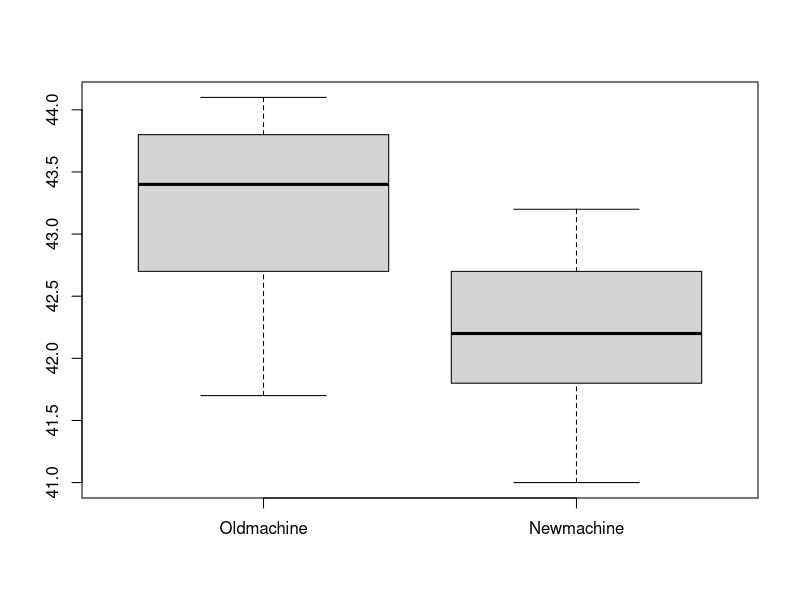

Write R code to recreate this figure.
## ---- chunk 1
knitr::opts_chunk$set(echo = TRUE)
setwd('/Users/lumizhang/Documents/sustech/biology/classes/Biostatistics/Homework/hw6')
## ---- chunk 2
machines <- as.data.frame(t(read.table('q2_table.txt', sep = '\t', row.names = 1)))
mean_old <- mean(machines$Oldmachine)
mean_new <- mean(machines$Newmachine)
var_old <- var(machines$Oldmachine)
var_new <- var(machines$Newmachine)
statistics <- data.frame(
  mean = c(mean_old, mean_new),
  variance = c(var_old, var_new)
)
rownames(statistics) <- c('Old', 'New')
statistics
## ---- chunk 3
boxplot(machines)
## ---- chunk 4
pt(-3.397, 18)
## ---- chunk 5
t.test(machines$Newmachine, machines$Oldmachine, alternative = "less")
## ---- chunk 6
anova <- data.frame(d.f. = c(2,9,11),
                    SS = c(17.04, 14.19, 31.23),
                    MS = c(17.04/2, 14.19/9, NA))
row.names(anova) <- c("Between", "Within", "Total")
anova
## ---- chunk 7
pf(5.404, 2, 9, lower.tail = F)
## ---- chunk 8
tar <- data.frame(
  BrandA = c(10.21,10.25,10.24,9.80,9.77,9.73),
  BrandB = c(11.32,11.20,11.40,10.50,10.68,10.90),
  BrandC = c(11.60,11.90,11.80,12.30,12.20,12.20)
)
## ---- chunk 9
# We need to melt the data to perform anova test
library(reshape2)
molten_tar <- melt(tar)
res <- aov(value~variable, data = molten_tar)
summary(res)
## ---- chunk 10
mean_a <- mean(tar$BrandA)
mean_b <- mean(tar$BrandB)
mean_c <- mean(tar$BrandC)
s2_a <- var(tar$BrandA)
s2_b <- var(tar$BrandB)
s2_c <- var(tar$BrandC)
s2_ab <- (5 * s2_a + 5 * s2_b)/10
s2_ac <- (5 * s2_a + 5 * s2_c)/10
s2_bc <- (5 * s2_b + 5 * s2_c)/10
t_ab <- (mean_a - mean_b)/sqrt(s2_ab * (1/6 + 1/6))
t_ac <- (mean_a - mean_c)/sqrt(s2_ac * (1/6 + 1/6))
t_bc <- (mean_b - mean_c)/sqrt(s2_bc * (1/6 + 1/6))
c(t_ab, t_ac, t_bc)
## ---- chunk 11
t_ab_msw <- (mean_a - mean_b)/sqrt(0.092 * (1/6 + 1/6))
t_ac_msw <- (mean_a - mean_c)/sqrt(0.092 * (1/6 + 1/6))
t_bc_msw <- (mean_b - mean_c)/sqrt(0.092 * (1/6 + 1/6))
c(t_ab_msw, t_ac_msw, t_bc_msw)
## ---- chunk 12
table <- data.frame(
  Comparison = c("A vs. B", "A vs. C", "B vs. C"),
  t_score = c(t_ab, t_ac, t_bc),
  p_value = c(pt(t_ab, 15) * 2, pt(t_ac, 15) * 2, pt(t_bc, 15) * 2),
  t_score_msw = c(t_ab_msw, t_ac_msw, t_bc_msw),
  p_value_msw = c(pt(t_ab_msw, 15) * 2, pt(t_ac_msw, 15) * 2, pt(t_bc_msw, 15) * 2),
  p_adj = c(pt(t_ab_msw, 15) * 2, pt(t_ac_msw, 15) * 2, pt(t_bc_msw, 15) * 2) * choose(3, 2)
)
table
## ---- chunk 13
table[, c(1,4,5,6)]
## ---- chunk 14
# Trying to write a all-in-one function to calculate the pairwise t-tests
get_msw <- function(data){
  msw <- 0
  for(i in 1 : dim(data)[2]){
    msw <- msw + (length(data[,i]) - 1) * var(data[,i])
  }
  return(msw / (dim(data)[1] * dim(data)[2] - dim(data)[2]))
}

pairwise_t <- function(data){
  msw <- get_msw(data)
  row_names <- c()
  t_score <- c()
  p_value <- c()
  
  for(i in 1 : (dim(data)[2] - 1)){
    for(j in (i + 1) : dim(data)[2]){
      a <- data[,i]
      b <- data[,j]
      
      # Add two column names to the row name
      row_names <- append(row_names,paste0(colnames(data)[i], " vs. ", colnames(data)[j]))
      
      # Calculate the t_score
      t <- (mean(a) - mean(b)) / sqrt(msw * (1 / length(a) + 1 / length(b)))
      t_score <- append(t_score, t)
      
      # Calculate the p_value
      p_value <- append(p_value, pt(t, dim(data)[1] * dim(data)[2] - dim(data)[2]) * 2)
    }
  }
  table <- data.frame(
    Comparison = row_names,
    t = t_score,
    p = p_value,
    p.adj = p_value * choose(dim(data)[2], 2)
  )
  return(table)
}
pairwise_t(tar)
